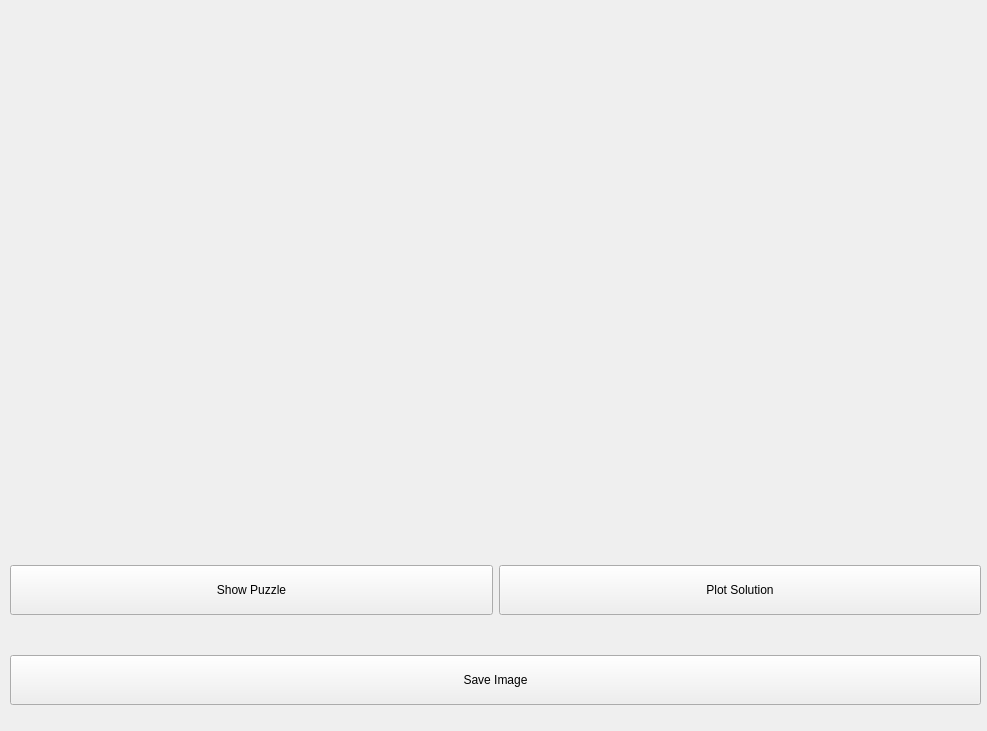
<?xml version="1.0" encoding="UTF-8"?>
<ui version="4.0">
 <class>Widget</class>
 <widget class="QWidget" name="Widget">
  <property name="geometry">
   <rect>
    <x>0</x>
    <y>0</y>
    <width>987</width>
    <height>731</height>
   </rect>
  </property>
  <property name="windowTitle">
   <string>Widget</string>
  </property>
  <widget class="QWidget" name="horizontalLayoutWidget">
   <property name="geometry">
    <rect>
     <x>10</x>
     <y>550</y>
     <width>971</width>
     <height>81</height>
    </rect>
   </property>
   <layout class="QHBoxLayout" name="horizontalLayout">
    <item>
     <widget class="QPushButton" name="btn_showImage">
      <property name="minimumSize">
       <size>
        <width>200</width>
        <height>50</height>
       </size>
      </property>
      <property name="text">
       <string>Show Puzzle</string>
      </property>
     </widget>
    </item>
    <item>
     <widget class="QPushButton" name="btn_solution">
      <property name="minimumSize">
       <size>
        <width>200</width>
        <height>50</height>
       </size>
      </property>
      <property name="text">
       <string>Plot Solution</string>
      </property>
     </widget>
    </item>
   </layout>
  </widget>
  <widget class="QWidget" name="horizontalLayoutWidget_2">
   <property name="geometry">
    <rect>
     <x>9</x>
     <y>9</y>
     <width>971</width>
     <height>514</height>
    </rect>
   </property>
   <layout class="QHBoxLayout" name="horizontalLayout_2">
    <item>
     <widget class="QLabel" name="lbl_origImg">
      <property name="minimumSize">
       <size>
        <width>481</width>
        <height>512</height>
       </size>
      </property>
      <property name="text">
       <string/>
      </property>
     </widget>
    </item>
    <item>
     <widget class="QLabel" name="lbl_solvImg">
      <property name="minimumSize">
       <size>
        <width>481</width>
        <height>512</height>
       </size>
      </property>
      <property name="text">
       <string/>
      </property>
     </widget>
    </item>
   </layout>
  </widget>
  <widget class="QWidget" name="horizontalLayoutWidget_3">
   <property name="geometry">
    <rect>
     <x>10</x>
     <y>640</y>
     <width>971</width>
     <height>80</height>
    </rect>
   </property>
   <layout class="QHBoxLayout" name="horizontalLayout_3">
    <item>
     <widget class="QPushButton" name="btn_save">
      <property name="minimumSize">
       <size>
        <width>100</width>
        <height>50</height>
       </size>
      </property>
      <property name="text">
       <string>Save Image</string>
      </property>
     </widget>
    </item>
   </layout>
  </widget>
 </widget>
 <resources/>
 <connections/>
</ui>
